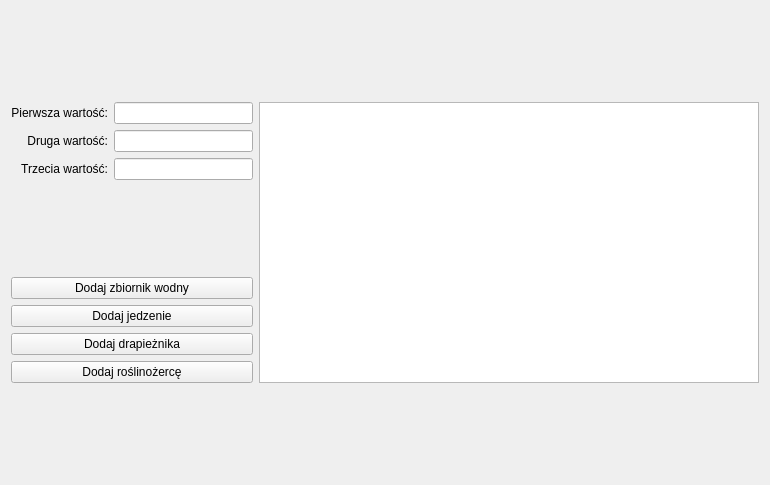
<?xml version="1.0" encoding="UTF-8"?>
<ui version="4.0">
 <class>ParamWidget</class>
 <widget class="QWidget" name="ParamWidget">
  <property name="geometry">
   <rect>
    <x>0</x>
    <y>0</y>
    <width>770</width>
    <height>485</height>
   </rect>
  </property>
  <property name="windowTitle">
   <string>Form</string>
  </property>
  <layout class="QGridLayout" name="gridLayout_2">
   <item row="0" column="0">
    <layout class="QGridLayout" name="gridLayout">
     <item row="0" column="0">
      <widget class="QLabel" name="label">
       <property name="text">
        <string>Pierwsza wartość:</string>
       </property>
       <property name="alignment">
        <set>Qt::AlignRight|Qt::AlignTrailing|Qt::AlignVCenter</set>
       </property>
      </widget>
     </item>
     <item row="0" column="1">
      <widget class="QLineEdit" name="lineEdit"/>
     </item>
     <item row="1" column="0">
      <widget class="QLabel" name="label_2">
       <property name="text">
        <string>Druga wartość:</string>
       </property>
       <property name="alignment">
        <set>Qt::AlignRight|Qt::AlignTrailing|Qt::AlignVCenter</set>
       </property>
      </widget>
     </item>
     <item row="1" column="1">
      <widget class="QLineEdit" name="lineEdit_2"/>
     </item>
     <item row="2" column="0">
      <widget class="QLabel" name="label_3">
       <property name="text">
        <string>Trzecia wartość:</string>
       </property>
       <property name="alignment">
        <set>Qt::AlignRight|Qt::AlignTrailing|Qt::AlignVCenter</set>
       </property>
      </widget>
     </item>
     <item row="2" column="1">
      <widget class="QLineEdit" name="lineEdit_3"/>
     </item>
    </layout>
   </item>
   <item row="0" column="1" rowspan="2">
    <widget class="QGraphicsView" name="graphicsView">
     <property name="minimumSize">
      <size>
       <width>500</width>
       <height>0</height>
      </size>
     </property>
    </widget>
   </item>
   <item row="1" column="0">
    <layout class="QVBoxLayout" name="verticalLayout">
     <item>
      <widget class="QPushButton" name="pushButton">
       <property name="text">
        <string>Dodaj zbiornik wodny</string>
       </property>
      </widget>
     </item>
     <item>
      <widget class="QPushButton" name="pushButton_2">
       <property name="text">
        <string>Dodaj jedzenie</string>
       </property>
      </widget>
     </item>
     <item>
      <widget class="QPushButton" name="pushButton_3">
       <property name="text">
        <string>Dodaj drapieżnika</string>
       </property>
      </widget>
     </item>
     <item>
      <widget class="QPushButton" name="pushButton_4">
       <property name="text">
        <string>Dodaj roślinożercę</string>
       </property>
      </widget>
     </item>
    </layout>
   </item>
  </layout>
 </widget>
 <resources/>
 <connections/>
</ui>
